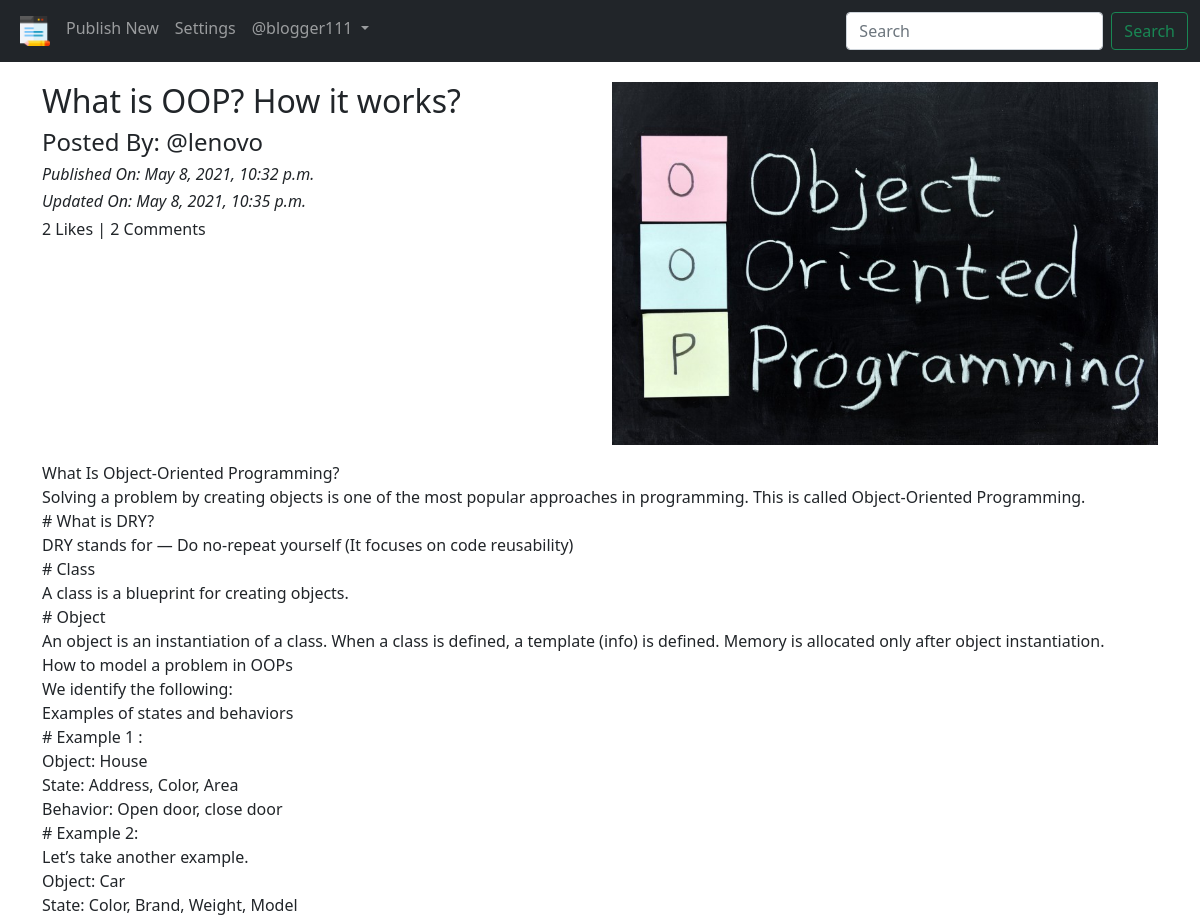
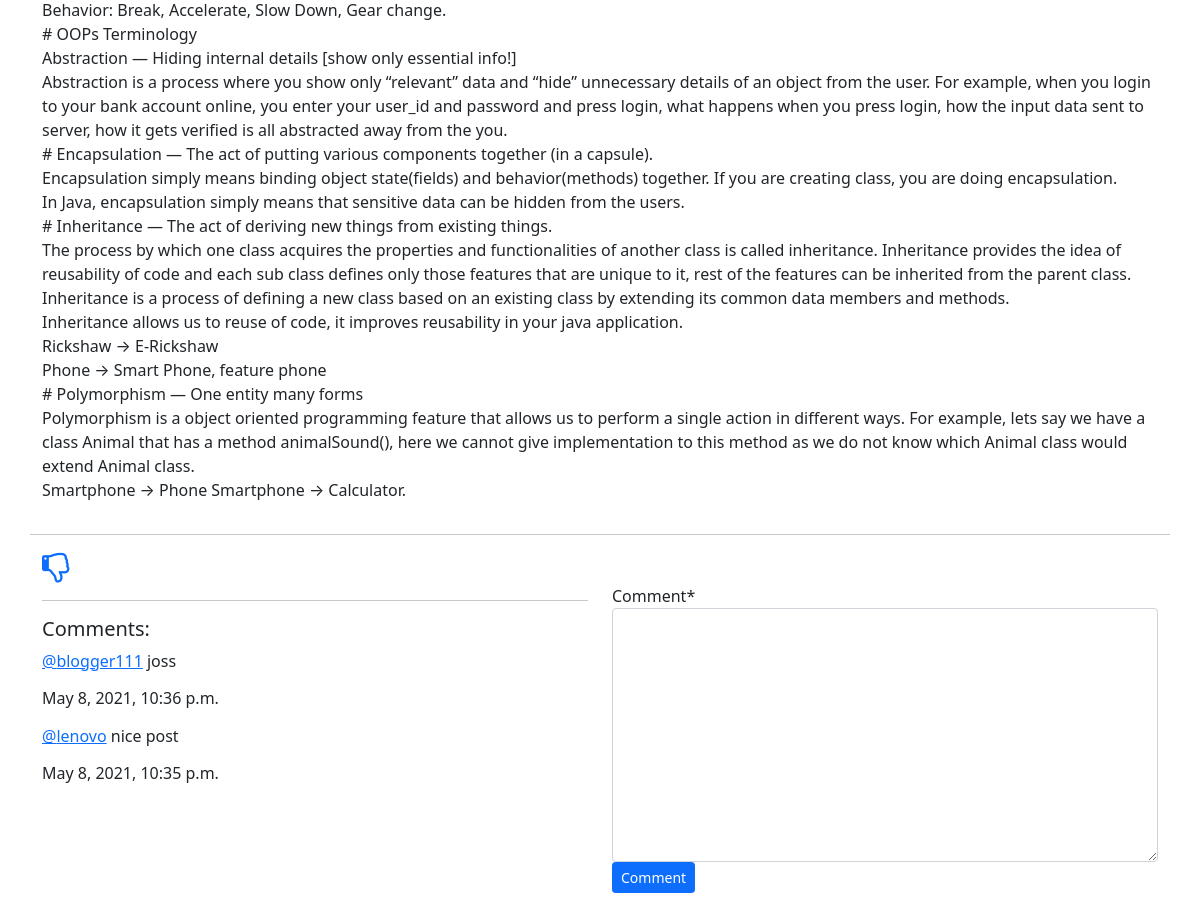
The page /blog/details/what-is-oop-how-it-works-331e42c5-1248-4bc8-8058-307f244c4a45 (signed in) on the database its author committed (2 pictures, top to bottom).
### App_Blog/models.py (models this page shows, shortened)
class Blog(models.Model):
    author = models.ForeignKey(
        User, on_delete=models.CASCADE, related_name='post_author')
    blog_title = models.CharField(max_length=264, verbose_name="Put a Title")
    slug = models.SlugField(max_length=264, unique=True)
    blog_content = models.TextField(verbose_name="What is on your mind?")
    blog_image = models.ImageField(
        upload_to='blog_images', verbose_name="Image")
    publish_date = models.DateTimeField(auto_now_add=True)
    update_date = models.DateTimeField(auto_now=True)
    class Meta:
        ordering = ['-publish_date']

class Comment(models.Model):
    blog = models.ForeignKey(
        Blog, on_delete=models.CASCADE, related_name='blog_comment')
    user = models.ForeignKey(
        User, on_delete=models.CASCADE, related_name='user_comment')
    comment = models.TextField()
    comment_date = models.DateTimeField(auto_now_add=True)
    class Meta:
        ordering = ['-comment_date']

### App_Blog/views.py (the view, shortened to what this page needs)
# urls.py: path('details/<slug:slug>', views.blog_details, name='blog_details'),
@login_required
def blog_details(request, slug):
    blog = Blog.objects.get(slug=slug)
    comment_form = CommentForm()
    already_liked = Likes.objects.filter(blog=blog, user=request.user)
    if already_liked:
        liked = True
    else:
        liked = False
    return render(request, 'App_Blog/blog_details.html', context={'blog': blog, 'comment_form': comment_form, 'liked': liked})

### App_Blog/forms.py
class CommentForm(forms.ModelForm):
    class Meta:
        model = Comment
        fields = ('comment',)

### templates/App_Blog/blog_details.html (shortened to what this page needs)
{% extends 'base.html' %}
{% load crispy_forms_tags %}
{% block body_block %}
<div class="row">
  <div class="col-sm-6">
    <h2>{{blog.blog_title}}</h2>
    <h4>Posted By: @{{blog.author}}</h4>
    <i><h6>Published On: {{blog.publish_date}}</h6></i>
    <i><h6>Updated On: {{blog.update_date}}</h6></i>
    <h6>{{blog.liked_blog.count}} Likes | {{blog.blog_comment.count}} Comments</h6>
  </div>
  <div class="col-sm-6">
    <img src="/media/{{blog.blog_image}}" width="100%">
  </div>
  <p>
    {{blog.blog_content|linebreaks}}
  </p>
  <hr>
  </div>
  {% if not liked %}
  <a href="{% url 'App_Blog:liked_post' pk=blog.pk %}">
    <i class="fa fa-thumbs-o-up fa-2x" aria-hidden="true"></i>
  </a>
  {% else %}
  <a href="{% url 'App_Blog:unliked_post' pk=blog.pk %}">
    <i class="fa fa-thumbs-o-down fa-2x" aria-hidden="true"></i>
  </a>
  {% endif %}
  <div class="row">
    <div class="col-sm-6">
      <hr>
      <h5>Comments:</h5>
      {% for comment in blog.blog_comment.all %}
      <p><a href="#">@{{comment.user}}</a> {{comment.comment}}<br><h6>{{comment.comment_date}}</h6></p>
      {% endfor %}
    </div>
    <div class="col-sm-6">
      <form method="POST">
        {{ comment_form|crispy }}
        <button type="submit" class="btn btn-primary btn-sm">Comment</button>
      </form>
    </div>
  </div>
  <br>
  <br>
  {% endblock %}

### templates/base.html (shortened to what this page needs)
<!DOCTYPE html>
{% load static %}
<html lang="en" dir="ltr">
  <head>
    <link
      href="https://cdn.jsdelivr.net/npm/bootstrap@5.0.0-beta3/dist/css/bootstrap.min.css"
      rel="stylesheet"
    />
    <link
      href="http://maxcdn.bootstrapcdn.com/font-awesome/4.1.0/css/font-awesome.min.css"
      rel="stylesheet"
    />
  </head>
  <body>
    <nav class="navbar navbar-expand-lg navbar-dark bg-dark">
      <div class="container-fluid">
        <div class="collapse navbar-collapse" id="navbarSupportedContent">
          <ul class="navbar-nav me-auto mb-2 mb-lg-0">
            <li class="nav-item">
              <a
                class="nav-link"
                aria-current="page"
                href="{% url 'App_Blog:blog_list' %}"
                ><img src="/media/blog.png" width="30px"
              /></a>
            </li>
            {% if user.is_authenticated %}
            <li class="nav-item">
              <a class="nav-link" href="{% url 'App_Blog:create_blog' %}"
                >Publish New</a
              >
            </li>
            <li class="nav-item">
              <a class="nav-link" href="#">Settings</a>
            </li>
            {% endif %} {% if user.is_authenticated %}
            <li class="nav-item dropdown">
              <a
                class="nav-link dropdown-toggle"
                href="#"
                id="navbarDropdown"
                role="button"
                data-bs-toggle="dropdown"
                aria-expanded="false"
              >
                @{{user.username}}
              </a>
                {% endif %}
            </li>
          </ul>
          <form class="d-flex">
            <input
              class="form-control me-2"
              type="search"
              placeholder="Search"
              aria-label="Search"
            />
            <button class="btn btn-outline-success ml-auto" type="submit">
              Search
            </button>
          </form>
        </div>
      </div>
    </nav>
    <div class="container" style="padding-top: 20px">
      {% block body_block %} {% endblock %}
    </div>
  </body>
</html>

### rows shown on the page
Blog: blog_title "What is OOP? How it works?", author "lenovo", publish_date "May 8, 2021, 10:32 p.m.", update_date "May 8, 2021, 10:35 p.m.", liked_blog.count "2", blog_comment.count "2", blog_image (picture), blog_content "What Is Object-Oriented Programming? Solving a problem by creating objects is one of the most popular approaches in programming. This is called Object-Oriented Programming. # What is DRY? DRY stands for — Do no-repeat yourself (It focuses on code reusability) # Class A class is a blueprint for creating objects. # Object An object is an instantiation of a class. When a class is defined, a template (info) is defined. Memory is allocated only after object instantiation. How to model a problem in OOPs We identify the following: Examples of states and behaviors # Example 1 : Object: House State: Address, Color, Area Behavior: Open door, close door # Example 2: Let’s take another example. Object:…"
Comment: user "blogger111", comment "joss", comment_date "May 8, 2021, 10:36 p.m."
Comment: user "lenovo", comment "nice post", comment_date "May 8, 2021, 10:35 p.m."

### other values the page prints
{{ user.username }} "blogger111"
